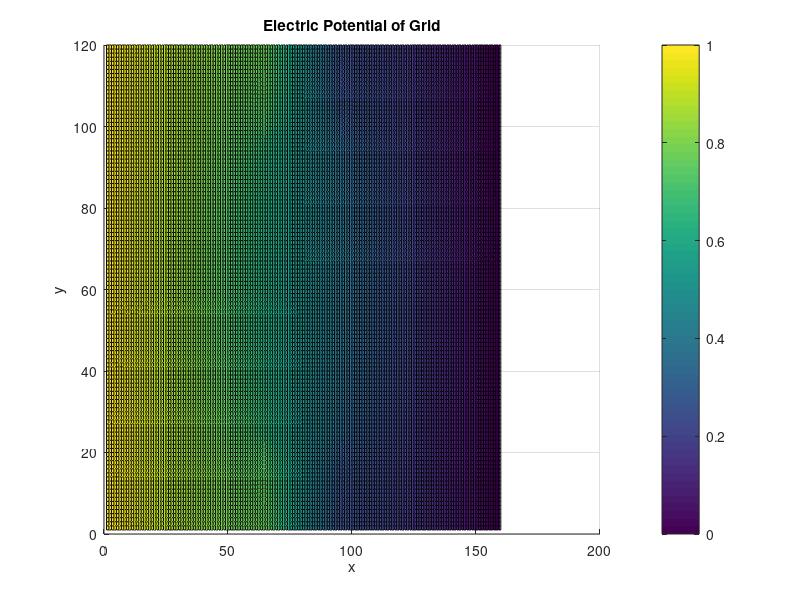
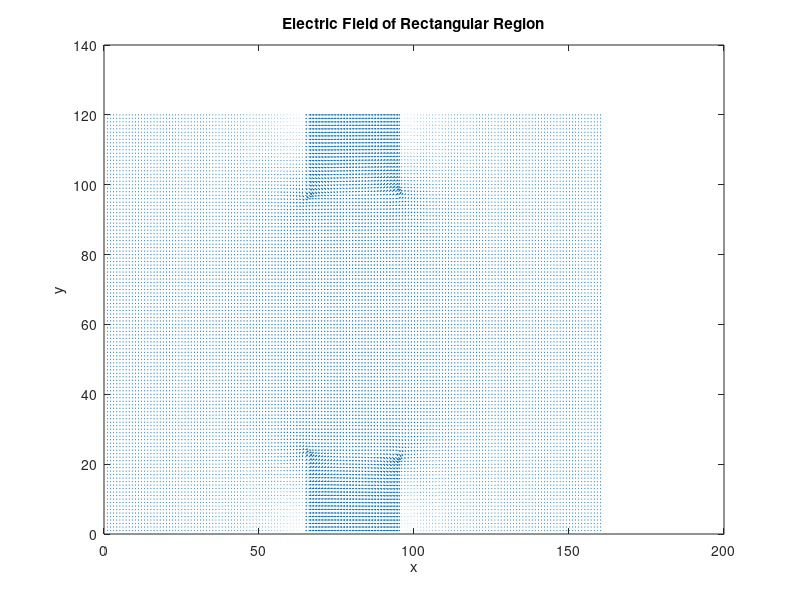

The MATLAB source for these figures, in order:
%% Assignment 3  
% Matthew Lazarus 100962142

%% Question 2: Extension of Assignment 2
% In this question, a grid is set up, with the left sided boundary set to 1V.
% Two bottle-necks of conductivities different than the rest of the grid
% are introduced. Using the maxtrix form of the problem (GV=F), the electrostatic potential
% within the region is found and plotted. Additionally, the conducitivity,
% electric field and currents are plotted as well.

% Clear all previous variables, figures, etc, to ensure that the workspace
% is clean. 
clear all
clearvars
clearvars -GLOBAL
close all

for repeat = 1:1
    %Set the length and width of the grid. 
    L=160;
    W=120;
    %b) - Vary the size of the grid
    if(repeat>1 && repeat <7)
        L = (repeat-1)*40;
        W = (repeat-1)*30;
    end
    Lb = L/5;
    Wb = W/5;
    
    %Initialize the G,B and conductivity matrices. 
    G = sparse(L*W,L*W);
    B=zeros(L*W,1);
    B(1:W,1)=1;
    condMap = zeros(W,L);

    %Populate the conductivity matrix. 
    for lCount = 1:L
        for wCount = 1:W
            if(lCount < L/2 + Lb/2 && lCount > L/2 - Lb/2 &&...
                    (wCount > W-Wb || wCount < Wb))
                condMap( wCount,lCount) = 10^-2;               
            else
                condMap(wCount,lCount) = 1;
            end
        end
    end

    % Set the diagonal of the G matrix to 1. This value will be overwritten
    % later if it is not a boundary condition. 
    for count = 1:L*W
        G(count,count)=1;
    end

    %%
    % Loop through rows and columns, if not a boundary case, set the 
    % gradient based on the sum of adjacent conductivies. 

    for col = 1:L
        if(col~=1 &&col~=L)
            for row = 1:W  
                n = row + (col -1)*W;
                if(count~=1 && row ~=1 && row~=W)                
                    rxBefore = (condMap(row,col) + condMap(row,col-1))/2.0;
                    rxAfter = (condMap(row,col) + condMap(row,col+1))/2.0;
                    ryBefore = (condMap(row,col) + condMap(row-1,col))/2.0;
                    ryAfter = (condMap(row,col) + condMap(row+1,col))/2.0;

                    nyBefore = n-1;
                    nyAfter = n+1;
                    nxBefore = row+(col-2)*W;
                    nxAfter = row+col*W;
                    G(n,n) = -(rxBefore+rxAfter+ryBefore+ryAfter); 
                    G(n, nyBefore) =ryBefore;
                    G(n, nyAfter)=ryAfter;
                    G(n, nxBefore)=rxBefore;
                    G(n, nxAfter) =rxAfter; 

                elseif(row==1)
                    %Special Case: Bottom of Grid
                    rxBefore = (condMap(row,col) + condMap(row,col-1))/2.0;
                    rxAfter = (condMap(row,col) + condMap(row,col+1))/2.0;
                    ryAfter = (condMap(row,col) + condMap(row+1,col))/2.0;

                    nyAfter = n+1;
                    nxBefore = row+(col-2)*W;
                    nxAfter = row+col*W;
                    G(n,n) = -(rxBefore+rxAfter+ryAfter); 
                    G(n, nyAfter)=ryAfter;
                    G(n, nxBefore)=rxBefore;
                    G(n, nxAfter) =rxAfter; 
                    
                elseif(row==W)
                    %Special Case: Top of Grid
                    rxBefore = (condMap(row,col) + condMap(row,col-1))/2.0;
                    rxAfter = (condMap(row,col) + condMap(row,col+1))/2.0;
                    ryBefore = (condMap(row,col) + condMap(row-1,col))/2.0;

                    nyBefore = n-1;
                    nxBefore = row+(col-2)*W;
                    nxAfter = row+col*W;
                    G(n,n) = -(rxBefore+rxAfter+ryBefore); 
                    G(n, nyBefore) =ryBefore;
                    G(n, nxBefore)=rxBefore;
                    G(n, nxAfter) =rxAfter; 
                end        
            end
        end
    end 
    V=G\B;

    %Map the voltage to original grid.
    voltMap = zeros(W,L);
    for cols = 1:L
        for rows = 1:W
            n= rows+(cols-1)*W;
            voltMap(rows,cols)=V(n);        
        end
    end
    
    %%
    % Find the Electric field knowing $E=- \nabla V$
    
    [Ex, Ey]=gradient(voltMap);
    Ex=-Ex;
    Ey=-Ey;
    
    %%
    % Find the current density knowing $J=\sigma E$
    
    Jx = condMap.*Ex;
    Jy = condMap.*Ey;
    
    %Sum the currents at both contacts (edges), take the average to find
    %the total. 
    current1 = sum(Jx(:,1));
    current2 = sum(Jx(:,L));
    totalCurrent = (current1+current2)/2;
    
    %% Part A
    % As calculated above, the total current through the contacts for L=160, W=120, Lb
    % = 32 and Wb = 24 is 0.6235. Additionally, there is no observed
    % difference between the currents at each contact. 
    if(repeat==1)    
               
        %%
        % The plot of the electric potential can be seen in the figure below.
        % The left contact is set to V=1, and there is an almost linear
        % decrease up to the right contact, which is at V=0. This linearity is
        % slightly disturbed due to the two bottle-neck regions. 
        
        figure
        surf(1:L,1:W,voltMap)
        xlabel('x')
        ylabel('y')
        zlabel('Voltage')
        title('Electric Potential of Grid')
        colorbar;
        view(2)

        %%
        % The electric field can be seen in the figure below. The electric
        % field is strongest in the bottle-neck regions.
        
        figure;
        x = 1:L;
        y=1:W;
        quiver(x,y,Ex,Ey);
        xlabel('x')
        ylabel('y')
        title('Electric Field of Rectangular Region')       
        
    end
end


